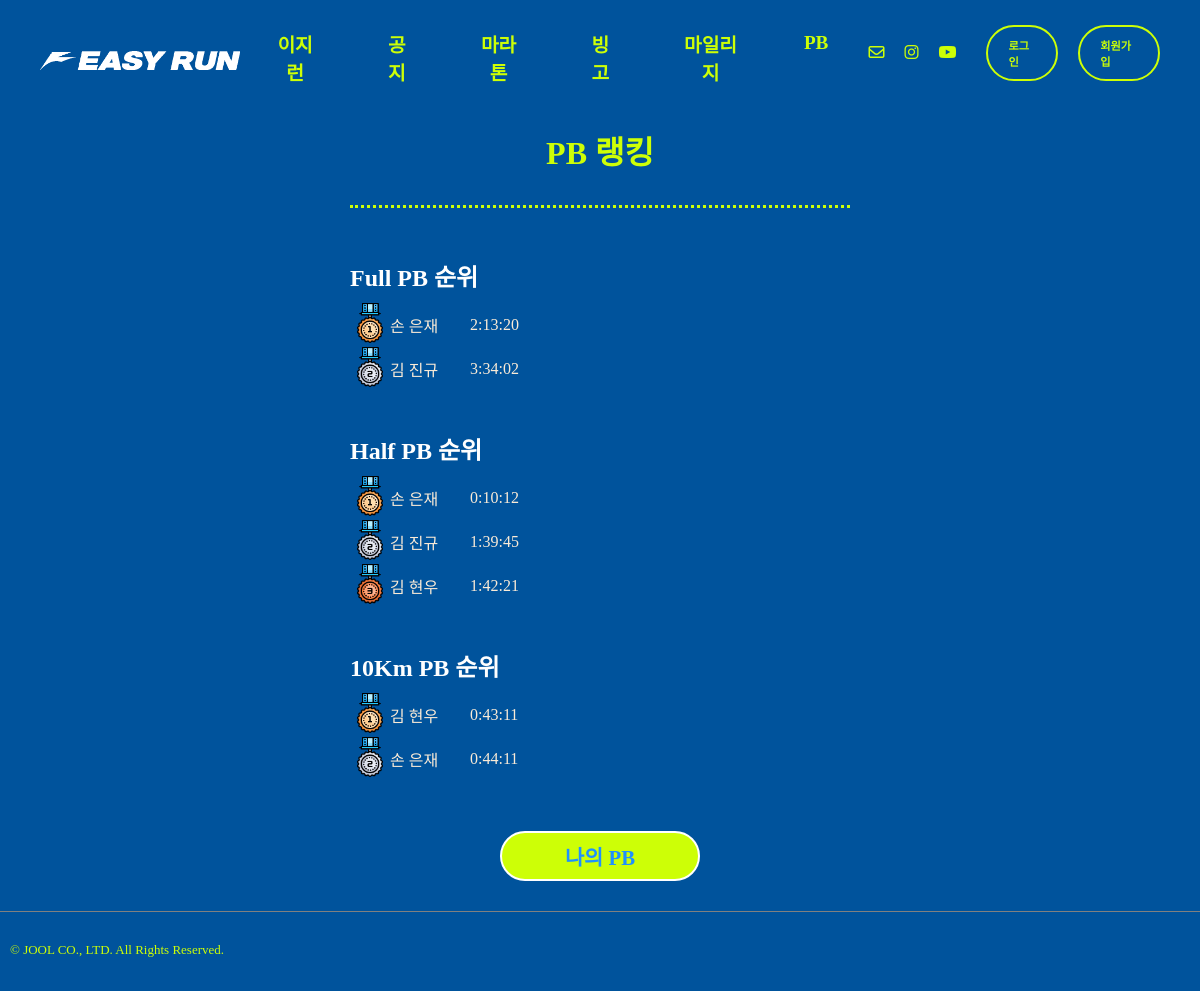
/runres/pbrank/, run on the app's committed database.
### record/models.py (models this page shows)
class PersonalRecord(models.Model):
    STATUS_CHOICES = [
        ('pending', '심사중'),
        ('verified', '인증됨'),
        ('rejected', '반려됨'),
    ]
    CATEGORY_CHOICES = [
        ('10K', '10km'),
        ('HM', '하프마라톤'),
        ('FM', '풀마라톤'),
    ]
    event_name = models.CharField(max_length=50)
    runner = models.ForeignKey(settings.AUTH_USER_MODEL,on_delete=models.CASCADE)
    category = models.CharField(max_length=5, choices=CATEGORY_CHOICES)
    date = models.DateField(blank=True, null=True)
    record = models.DurationField()  # 시간 기록
    status = models.CharField(
        max_length=10,
        choices=STATUS_CHOICES,
        default='pending'
    )
    evidence_url = ResizedImageField(size=[500,500], upload_to="record", blank=False)
    created_at = models.DateTimeField(auto_now_add=True)
    desc = models.TextField(blank=True)
    class Meta:
        unique_together = ('runner', 'category')  # 한 종목에 1개 PR
    def __str__(self):
        return f"{self.runner} - {self.category}: {self.record}"

### record/views.py (the view)
# urls.py: path('pbrank/', views.pbRank, name="pbRank"),
def pbRank(request):
    try:
        ranking_tenk = PersonalRecord.objects.filter(category='10K').order_by('record')
        ranking_hm = PersonalRecord.objects.filter(category='HM').order_by('record')
        ranking_fm = PersonalRecord.objects.filter(category='FM').order_by('record')
        print(ranking_fm)
    except:
        ranking_tenk = None
        ranking_hm = None
        ranking_fm = None
    return render(request,"run_pb.html", {"ranking_tenk":ranking_tenk, "ranking_hm":ranking_hm, "ranking_fm":ranking_fm})

### templates/run_pb.html (shortened to what this page needs)
{% extends "base.html" %}
{% load static %}
{% block content %}
  <div class="main-view flex-center">
    <div class="container-w500">
      <div>
        <p class="page-title">PB 랭킹</p>
      </div>
      <div class="divider-line"></div>
      <div class="space-h30"></div>
      <div>
        <div class="title-pb">Full PB 순위</div>
        {% for record in ranking_fm %}
          <div class="flex-row text-white">
            {% if forloop.counter == 1 %}
              <div class="rank-counter"><img src="{% static 'img/01-Gold-Medal.png' %}" alt="hamb-btn" height="40px," width="40px"></div>
            {% elif forloop.counter == 2 %}
              <div class="rank-counter"><img src="{% static 'img/02-Silver-Medal.png' %}" alt="hamb-btn" height="40px," width="40px"></div>
            {% elif forloop.counter == 3 %}
              <div class="rank-counter"><img src="{% static 'img/03-Bronze-Medal.png' %}" alt="hamb-btn" height="40px," width="40px"></div>
            {% else %}
              <div class="rank-counter">{{ forloop.counter }}</div>
            {% endif %}
            <div class="rank-runner">{{ record.runner.last_name }}
              {{ record.runner.first_name }}</div>
            <div class="rank-record">{{ record.record }}</div>
          </div>
        {% endfor %}
      </div>
      <div class="space-h30"></div>
      <div>
        <div class="title-pb">Half PB 순위</div>
        {% for record in ranking_hm %}
          <div class="flex-row text-white">
            {% if forloop.counter == 1 %}
              <div class="rank-counter"><img src="{% static 'img/01-Gold-Medal.png' %}" alt="hamb-btn" height="40px," width="40px"></div>
            {% elif forloop.counter == 2 %}
              <div class="rank-counter"><img src="{% static 'img/02-Silver-Medal.png' %}" alt="hamb-btn" height="40px," width="40px"></div>
            {% elif forloop.counter == 3 %}
              <div class="rank-counter"><img src="{% static 'img/03-Bronze-Medal.png' %}" alt="hamb-btn" height="40px," width="40px"></div>
            {% else %}
              <div class="rank-counter">{{ forloop.counter }}</div>
            {% endif %}
            <div class="rank-runner">{{ record.runner.last_name }}
              {{ record.runner.first_name }}</div>
            <div class="rank-record">{{ record.record }}</div>
          </div>
        {% endfor %}
      </div>
      <div class="space-h30"></div>
      <div>
        <div class="title-pb">10Km PB 순위</div>
        {% for record in ranking_tenk %}
          <div class="flex-row text-white">
            {% if forloop.counter == 1 %}
              <div class="rank-counter"><img src="{% static 'img/01-Gold-Medal.png' %}" alt="hamb-btn" height="40px," width="40px"></div>
            {% elif forloop.counter == 2 %}
              <div class="rank-counter"><img src="{% static 'img/02-Silver-Medal.png' %}" alt="hamb-btn" height="40px," width="40px"></div>
            {% elif forloop.counter == 3 %}
              <div class="rank-counter"><img src="{% static 'img/03-Bronze-Medal.png' %}" alt="hamb-btn" height="40px," width="40px"></div>
            {% else %}
              <div class="rank-counter">{{ forloop.counter }}</div>
            {% endif %}
            <div class="rank-runner">{{ record.runner.last_name }}
              {{ record.runner.first_name }}</div>
            <div class="rank-record">{{ record.record }}</div>
          </div>
        {% endfor %}
      </div>
      <div class="space-h30"></div>
      <div class="btn-control">
        <a href="{% url 'runres:pbView' user.pk %}">
          <button class="submit-btn">나의 PB</button>
        </a>
      </div>
    </div>
  </div>
{% endblock content %}

### static/css/joolmag.css (style rules this page uses)
:root { --j-pink: #eea47f; --blue: #1e90ff; --white: #ffffff; --black: black; --jblue: #00539c; --jlightgreen: #cdff06; }
* { font-family: "Escoredream"; font-weight: 300; }
a { text-decoration-line: none; color: var(--text-color); }
html { overflow-y: scroll; }
img { object-fit: cover; }
button { cursor: pointer; position: relative; }
.space-h30 { height: 30px; }
.divider-line { width: 100%; border-top: var(--jlightgreen) 3px dotted; margin: 10px 0 10px 0; }
.flex-center { display: flex; justify-content: center; }
.container-w500 { width: 500px; }
.page-title { text-align: center; font-weight: 900; color: var(--jlightgreen); font-size: 2rem; }
.text-white { color: antiquewhite; }
.title-pb { font-size: 1.5rem; color: var(--white); font-weight: 700; margin: 10px 0 10px 0; }
.rank-counter { text-align: center; width: 40px; }
.rank-runner { width: 80px; align-content: center; }
.rank-record { width: 80px; align-content: center; }
.flex-row { display: flex; width: 100%; }
.mainbg { background-color: var(--jblue); margin: 0; padding: 0; overflow-y: auto; overflow-x: auto; }
.main-view { min-height: 90vh; }
.btn-control { display: flex; flex-direction: column; align-items: center; margin: 20px 0 20px 0; }
.submit-btn { height: 50px; width: 200px; padding: 0 20px 0 20px; color: var(--blue); font-size: 1.3rem; font-weight: 700; background-color: var(--jlightgreen); border-radius: 5rem; border: var(--white) 2px solid; }

### static/css/article.css (style rules this page uses)
:root { --j-pink: #EEA47F; --blue: #1e90ff; --white: #ffffff; --black: black; --jblue: #00539C; --jlightgreen: #CDFF06; }
html { overflow-y: scroll; }

### data on the page
PersonalRecord: runner.last_name "손", runner.first_name "은재", record "2:13:20"
PersonalRecord: runner.last_name "김", runner.first_name "진규", record "3:34:02"
PersonalRecord: runner.last_name "손", runner.first_name "은재", record "0:10:12"
PersonalRecord: runner.last_name "김", runner.first_name "진규", record "1:39:45"
PersonalRecord: runner.last_name "김", runner.first_name "현우", record "1:42:21"
PersonalRecord: runner.last_name "김", runner.first_name "현우", record "0:43:11"
PersonalRecord: runner.last_name "손", runner.first_name "은재", record "0:44:11"
